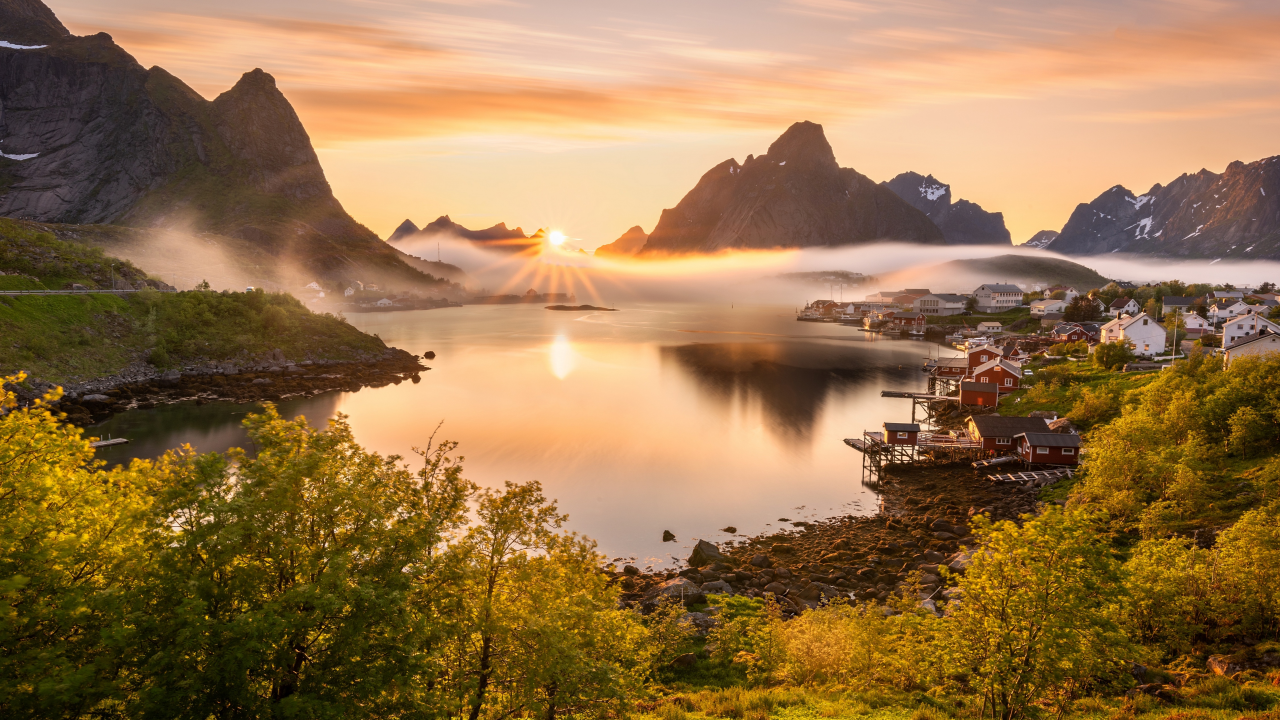
#> input picture Multimedia application development/Practic MAD.jpg, 3840 x 2160 px, found by its file name (shown at 1/3 size)
$ python Practical-1.py
#> lines starting #> are read from the running program, lines starting #| are printed output that depends on the picture
from PIL import Image, ImageOps, ImageEnhance, ImageFilter


img = Image.open(r"B:\Games\OOP\Multimedia application development\Practic MAD.jpg")
#> img is the input picture: PIL image 3840x2160 RGB; mean R, G, B 148.8, 114.9, 74.4

w, h = img.size
#> w = 3840; h = 2160
new_w = 1920
new_h = int(h * (new_w / w))
#> new_h = 1080
img = img.resize((new_w, new_h))
#> img: PIL image 1920x1080 RGB

# інверсія кольорів
img = ImageOps.invert(img.convert("RGB"))
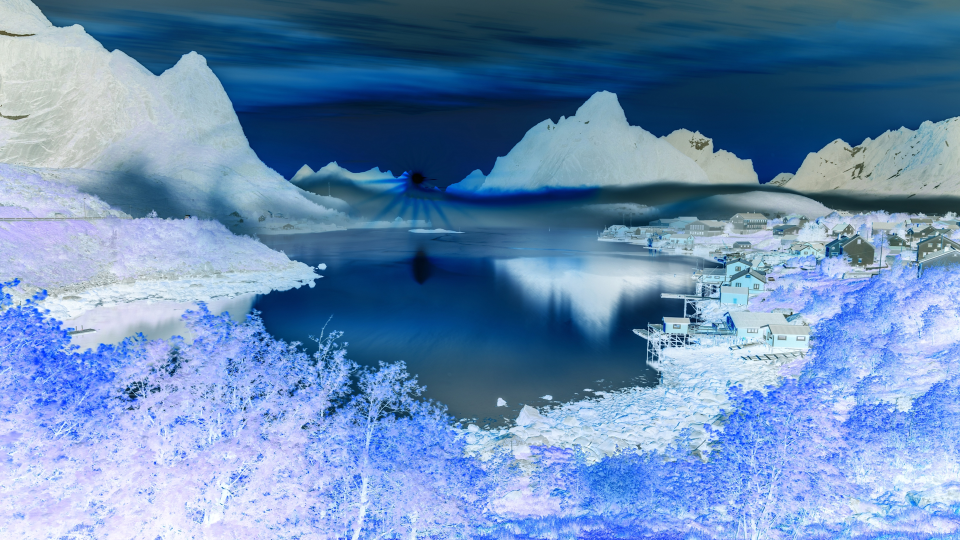
#> img: PIL image 1920x1080 RGB (shown at 1/2 size); mean R, G, B 106.2, 140.1, 180.6

# віддзеркалення
img = ImageOps.mirror(img)
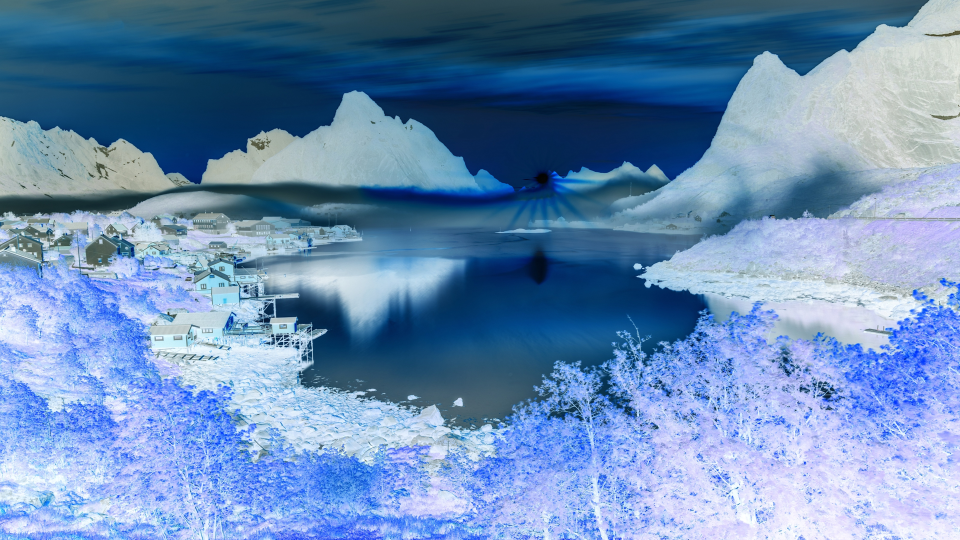
#> img: PIL image 1920x1080 RGB (shown at 1/2 size); mean R, G, B 106.2, 140.1, 180.6

# контраст ×1.5
enhancer = ImageEnhance.Contrast(img)
img = enhancer.enhance(1.5)
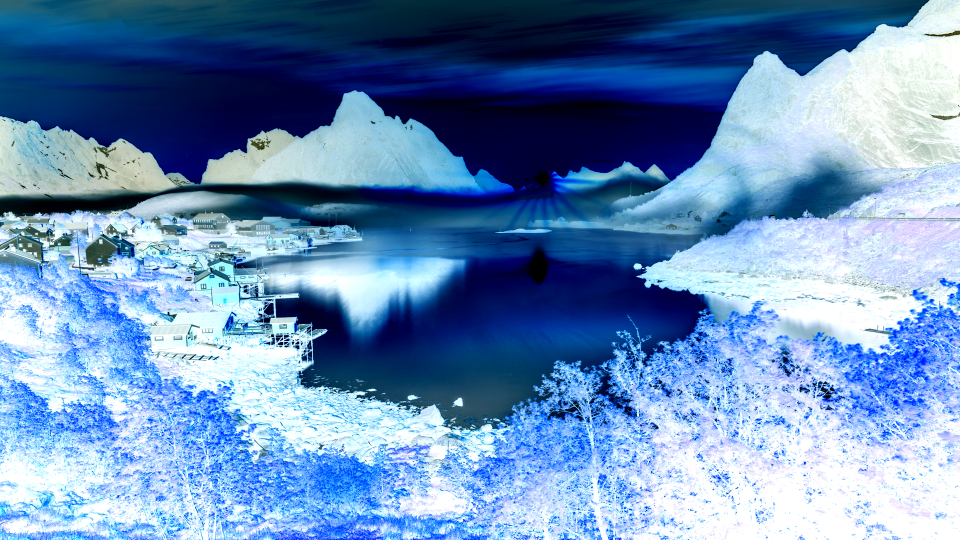
#> img: PIL image 1920x1080 RGB (shown at 1/2 size); mean R, G, B 106, 141.3, 184.7

# виконати різкість
img = img.filter(ImageFilter.SHARPEN)

img.save(r"B:\Games\OOP\Multimedia application development\result8.png")

print("Файл збережено як result8.png")
